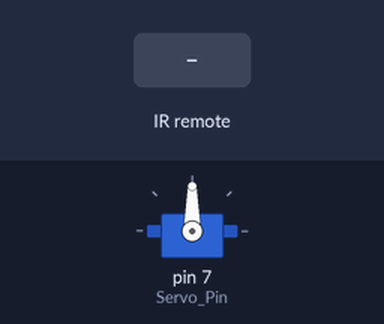
A sketch run on a simulated Arduino Uno, built with avr-gcc and run on an emulated ATmega328P. On the bench: servo. The inputs (shaded band) are chosen by the test bench.

Above: at 1.2 s.
1.3 s: infrared code 0xFFA25D received
At 2.3 s:
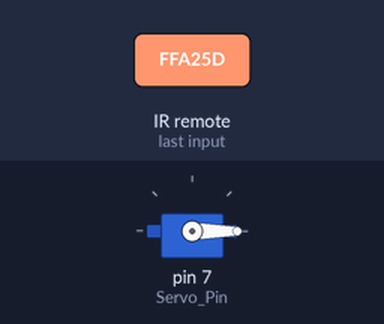
2.8 s: infrared code 0xFFE21D received
At 3.4 s:
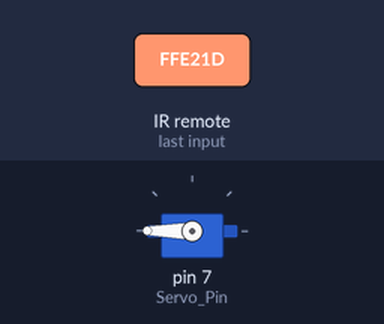
4.3 s: infrared code 0xFF629D received
At 5.7 s:
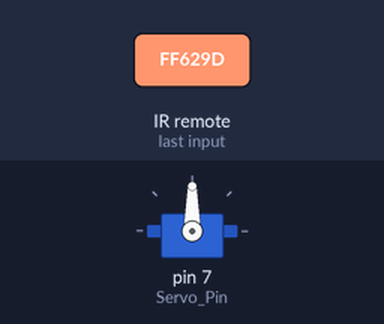
Timing chart, 0 to 7.3 s (numbered marks = the images above; inputs shaded):
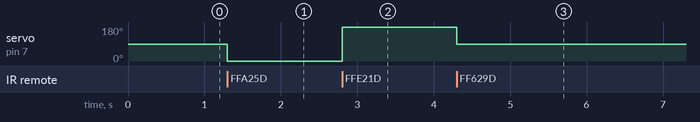

Measured:
- after the input at 1.3 s, servo on pin 7 (Servo_Pin): 90° → 0° at once
- after the input at 2.8 s, servo on pin 7 (Servo_Pin): 0° → 180° at once
- after the input at 4.3 s, servo on pin 7 (Servo_Pin): 180° → 90° at once

The sketch:

Control_Servo_IR.ino
```cpp
#include <IRremote.h>
#include <Servo.h>

const int RECV_PIN = 11;
const int Servo_Pin = 7;

IRrecv irrecv(RECV_PIN);
decode_results results;
Servo servoContinuo;

void setup() {
  irrecv.enableIRIn();              // Arrancamos el receptor
  servoContinuo.attach(Servo_Pin);  // Configuramos el servo
}

void loop() {
if ( irrecv.decode(&results)) {
    if (results.value != 0xFFFFFFFF ) {  // Filtramos interferencias
        Serial.println(results.value, HEX);

        switch(results.value){  // Segun los valores movemos o paramos el servo
          case 0xFFA25D:  // Tecla CH-
             servoContinuo.write(0);
             break;
          case 0xFF629D:   // Tecla CH
             servoContinuo.write(90);
             break;
          case 0xFFE21D:  // Tecla CH+
             servoContinuo.write(180);
             break;
        }
    }
    irrecv.resume(); // Recibimos el siguiente valor
  }
}
```
